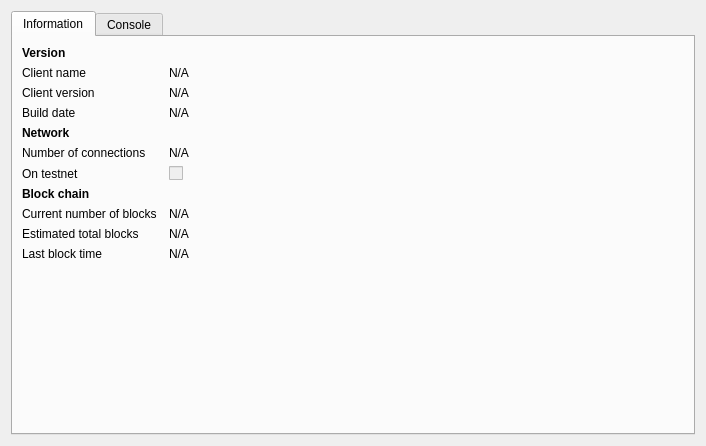
<?xml version="1.0" encoding="UTF-8"?>
<ui version="4.0">
 <class>RPCConsole</class>
 <widget class="QDialog" name="RPCConsole">
  <property name="geometry">
   <rect>
    <x>0</x>
    <y>0</y>
    <width>706</width>
    <height>446</height>
   </rect>
  </property>
  <property name="windowTitle">
   <string>Alohacoin (AlohaCoin) debug window</string>
  </property>
  <layout class="QVBoxLayout" name="verticalLayout_2">
   <item>
    <widget class="QTabWidget" name="tabWidget">
     <property name="currentIndex">
      <number>0</number>
     </property>
     <widget class="QWidget" name="tab_info">
      <attribute name="title">
       <string>Information</string>
      </attribute>
      <layout class="QGridLayout" name="gridLayout" columnstretch="0,1">
       <property name="horizontalSpacing">
        <number>12</number>
       </property>
       <item row="1" column="0">
        <widget class="QLabel" name="label_5">
         <property name="text">
          <string>Client name</string>
         </property>
        </widget>
       </item>
       <item row="1" column="1">
        <widget class="QLabel" name="clientName">
         <property name="text">
          <string>N/A</string>
         </property>
         <property name="textFormat">
          <enum>Qt::PlainText</enum>
         </property>
         <property name="textInteractionFlags">
          <set>Qt::LinksAccessibleByMouse|Qt::TextSelectableByKeyboard|Qt::TextSelectableByMouse</set>
         </property>
        </widget>
       </item>
       <item row="2" column="0">
        <widget class="QLabel" name="label_6">
         <property name="text">
          <string>Client version</string>
         </property>
        </widget>
       </item>
       <item row="2" column="1">
        <widget class="QLabel" name="clientVersion">
         <property name="text">
          <string>N/A</string>
         </property>
         <property name="textFormat">
          <enum>Qt::PlainText</enum>
         </property>
         <property name="textInteractionFlags">
          <set>Qt::LinksAccessibleByMouse|Qt::TextSelectableByKeyboard|Qt::TextSelectableByMouse</set>
         </property>
        </widget>
       </item>
       <item row="0" column="0">
        <widget class="QLabel" name="label_9">
         <property name="font">
          <font>
           <weight>75</weight>
           <bold>true</bold>
          </font>
         </property>
         <property name="text">
          <string>Version</string>
         </property>
        </widget>
       </item>
       <item row="4" column="0">
        <widget class="QLabel" name="label_11">
         <property name="font">
          <font>
           <weight>75</weight>
           <bold>true</bold>
          </font>
         </property>
         <property name="text">
          <string>Network</string>
         </property>
        </widget>
       </item>
       <item row="5" column="0">
        <widget class="QLabel" name="label_7">
         <property name="text">
          <string>Number of connections</string>
         </property>
        </widget>
       </item>
       <item row="5" column="1">
        <widget class="QLabel" name="numberOfConnections">
         <property name="text">
          <string>N/A</string>
         </property>
         <property name="textFormat">
          <enum>Qt::PlainText</enum>
         </property>
         <property name="textInteractionFlags">
          <set>Qt::LinksAccessibleByMouse|Qt::TextSelectableByKeyboard|Qt::TextSelectableByMouse</set>
         </property>
        </widget>
       </item>
       <item row="6" column="0">
        <widget class="QLabel" name="label_8">
         <property name="text">
          <string>On testnet</string>
         </property>
        </widget>
       </item>
       <item row="6" column="1">
        <widget class="QCheckBox" name="isTestNet">
         <property name="enabled">
          <bool>false</bool>
         </property>
         <property name="text">
          <string/>
         </property>
        </widget>
       </item>
       <item row="7" column="0">
        <widget class="QLabel" name="label_10">
         <property name="font">
          <font>
           <weight>75</weight>
           <bold>true</bold>
          </font>
         </property>
         <property name="text">
          <string>Block chain</string>
         </property>
        </widget>
       </item>
       <item row="8" column="0">
        <widget class="QLabel" name="label_3">
         <property name="text">
          <string>Current number of blocks</string>
         </property>
        </widget>
       </item>
       <item row="8" column="1">
        <widget class="QLabel" name="numberOfBlocks">
         <property name="text">
          <string>N/A</string>
         </property>
         <property name="textFormat">
          <enum>Qt::PlainText</enum>
         </property>
         <property name="textInteractionFlags">
          <set>Qt::LinksAccessibleByMouse|Qt::TextSelectableByKeyboard|Qt::TextSelectableByMouse</set>
         </property>
        </widget>
       </item>
       <item row="9" column="0">
        <widget class="QLabel" name="label_4">
         <property name="text">
          <string>Estimated total blocks</string>
         </property>
        </widget>
       </item>
       <item row="9" column="1">
        <widget class="QLabel" name="totalBlocks">
         <property name="text">
          <string>N/A</string>
         </property>
         <property name="textFormat">
          <enum>Qt::PlainText</enum>
         </property>
         <property name="textInteractionFlags">
          <set>Qt::LinksAccessibleByMouse|Qt::TextSelectableByKeyboard|Qt::TextSelectableByMouse</set>
         </property>
        </widget>
       </item>
       <item row="10" column="0">
        <widget class="QLabel" name="label_2">
         <property name="text">
          <string>Last block time</string>
         </property>
        </widget>
       </item>
       <item row="10" column="1">
        <widget class="QLabel" name="lastBlockTime">
         <property name="text">
          <string>N/A</string>
         </property>
         <property name="textFormat">
          <enum>Qt::PlainText</enum>
         </property>
         <property name="textInteractionFlags">
          <set>Qt::LinksAccessibleByMouse|Qt::TextSelectableByKeyboard|Qt::TextSelectableByMouse</set>
         </property>
        </widget>
       </item>
       <item row="11" column="0">
        <spacer name="verticalSpacer">
         <property name="orientation">
          <enum>Qt::Vertical</enum>
         </property>
         <property name="sizeHint" stdset="0">
          <size>
           <width>20</width>
           <height>40</height>
          </size>
         </property>
        </spacer>
       </item>
       <item row="3" column="0">
        <widget class="QLabel" name="label_12">
         <property name="text">
          <string>Build date</string>
         </property>
        </widget>
       </item>
       <item row="3" column="1">
        <widget class="QLabel" name="buildDate">
         <property name="text">
          <string>N/A</string>
         </property>
        </widget>
       </item>
      </layout>
     </widget>
     <widget class="QWidget" name="tab_console">
      <attribute name="title">
       <string>Console</string>
      </attribute>
      <layout class="QVBoxLayout" name="verticalLayout_3">
       <property name="spacing">
        <number>3</number>
       </property>
       <item>
        <widget class="QTextEdit" name="messagesWidget">
         <property name="minimumSize">
          <size>
           <width>0</width>
           <height>100</height>
          </size>
         </property>
         <property name="readOnly">
          <bool>true</bool>
         </property>
         <property name="tabKeyNavigation" stdset="0">
          <bool>false</bool>
         </property>
         <property name="columnCount" stdset="0">
          <number>2</number>
         </property>
        </widget>
       </item>
       <item>
        <layout class="QHBoxLayout" name="horizontalLayout">
         <property name="spacing">
          <number>3</number>
         </property>
         <item>
          <widget class="QLabel" name="label">
           <property name="text">
            <string>&gt;</string>
           </property>
          </widget>
         </item>
         <item>
          <widget class="QLineEdit" name="lineEdit"/>
         </item>
         <item>
          <widget class="QPushButton" name="clearButton">
           <property name="maximumSize">
            <size>
             <width>24</width>
             <height>24</height>
            </size>
           </property>
           <property name="toolTip">
            <string>Clear console</string>
           </property>
           <property name="text">
            <string/>
           </property>
           <property name="icon">
            <iconset resource="../bitcoin.qrc">
             <normaloff>:/icons/remove</normaloff>:/icons/remove</iconset>
           </property>
           <property name="shortcut">
            <string notr="true">Ctrl+L</string>
           </property>
           <property name="autoDefault">
            <bool>false</bool>
           </property>
          </widget>
         </item>
        </layout>
       </item>
      </layout>
     </widget>
    </widget>
   </item>
  </layout>
 </widget>
 <resources>
  <include location="../bitcoin.qrc"/>
 </resources>
 <connections/>
</ui>
